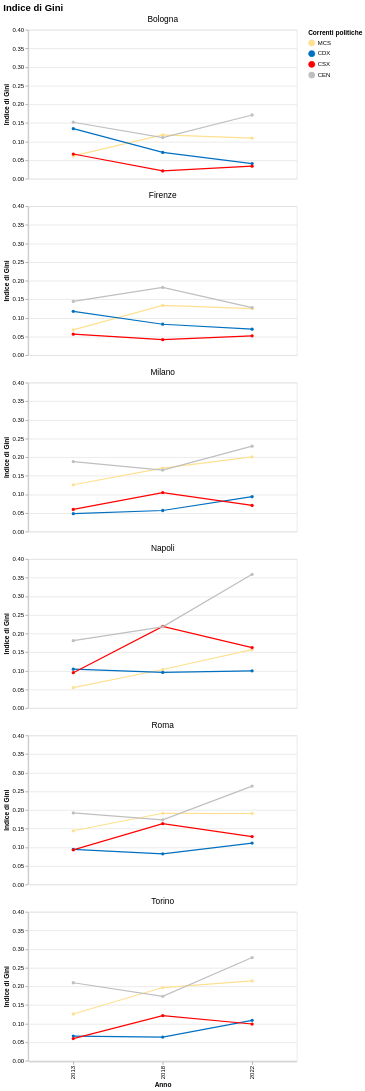

Write the Vega-Lite specification saved for this chart.
### Vega-Lite specification from a JSON file in a GitHub repository (floating-point values rounded to 4 significant figures)
{"usermeta": {"embedOptions": {"theme": "fivethirtyeight"}}, "config": {"view": {"continuousWidth": 300, "continuousHeight": 300}}, "data": {"name": "data-5954be214931589aa759032795000b8b"}, "facet": {"field": "CITY", "header": {"labelFontSize": 14}, "title": null, "type": "nominal"}, "spec": {"mark": {"type": "line", "point": true}, "encoding": {"color": {"field": "CORRENTE_LEGEND", "legend": {"labelExpr": "replace(datum.label, /^_/, '')"}, "scale": {"domain": ["MCS", "CDX", "CSX", "CEN"], "range": ["#fee090", "#0070C0", "#FF0000", "#BFBFBF"]}, "title": "Correnti politiche", "type": "nominal"}, "tooltip": [{"field": "CITY", "title": "Città", "type": "nominal"}, {"field": "YEAR", "title": "Anno", "type": "ordinal"}, {"field": "current_share_gini", "format": ".3f", "title": "Indice di Gini", "type": "quantitative"}], "x": {"field": "YEAR", "title": "Anno", "type": "ordinal"}, "y": {"field": "current_share_gini", "title": "Indice di Gini", "type": "quantitative"}}, "height": 250, "width": 450}, "columns": 1, "title": {"text": "Indice di Gini", "fontSize": 16}, "$schema": "https://vega.github.io/schema/vega-lite/v5.20.1.json", "datasets": {"data-5954be214931589aa759032795000b8b": [{"CITY": "Bologna", "YEAR": 2013, "current": "_MCS", "variable": "_MCS_share", "current_share_gini": 0.06139, "CORRENTE_LEGEND": "MCS"}, {"CITY": "Bologna", "YEAR": 2013, "current": "_CDX", "variable": "_CDX_share", "current_share_gini": 0.1346, "CORRENTE_LEGEND": "CDX"}, {"CITY": "Bologna", "YEAR": 2013, "current": "_CSX", "variable": "_CSX_share", "current_share_gini": 0.06653, "CORRENTE_LEGEND": "CSX"}, {"CITY": "Bologna", "YEAR": 2013, "current": "_CEN", "variable": "_CEN_share", "current_share_gini": 0.1519, "CORRENTE_LEGEND": "CEN"}, {"CITY": "Bologna", "YEAR": 2018, "current": "_MCS", "variable": "_MCS_share", "current_share_gini": 0.1177, "CORRENTE_LEGEND": "MCS"}, {"CITY": "Bologna", "YEAR": 2018, "current": "_CDX", "variable": "_CDX_share", "current_share_gini": 0.07075, "CORRENTE_LEGEND": "CDX"}, {"CITY": "Bologna", "YEAR": 2018, "current": "_CSX", "variable": "_CSX_share", "current_share_gini": 0.02112, "CORRENTE_LEGEND": "CSX"}, {"CITY": "Bologna", "YEAR": 2018, "current": "_CEN", "variable": "_CEN_share", "current_share_gini": 0.1106, "CORRENTE_LEGEND": "CEN"}, {"CITY": "Bologna", "YEAR": 2022, "current": "_MCS", "variable": "_MCS_share", "current_share_gini": 0.1093, "CORRENTE_LEGEND": "MCS"}, {"CITY": "Bologna", "YEAR": 2022, "current": "_CDX", "variable": "_CDX_share", "current_share_gini": 0.0408, "CORRENTE_LEGEND": "CDX"}, {"CITY": "Bologna", "YEAR": 2022, "current": "_CSX", "variable": "_CSX_share", "current_share_gini": 0.03379, "CORRENTE_LEGEND": "CSX"}, {"CITY": "Bologna", "YEAR": 2022, "current": "_CEN", "variable": "_CEN_share", "current_share_gini": 0.1713, "CORRENTE_LEGEND": "CEN"}, {"CITY": "Firenze", "YEAR": 2013, "current": "_MCS", "variable": "_MCS_share", "current_share_gini": 0.06785, "CORRENTE_LEGEND": "MCS"}, {"CITY": "Firenze", "YEAR": 2013, "current": "_CDX", "variable": "_CDX_share", "current_share_gini": 0.1178, "CORRENTE_LEGEND": "CDX"}, {"CITY": "Firenze", "YEAR": 2013, "current": "_CSX", "variable": "_CSX_share", "current_share_gini": 0.05649, "CORRENTE_LEGEND": "CSX"}, {"CITY": "Firenze", "YEAR": 2013, "current": "_CEN", "variable": "_CEN_share", "current_share_gini": 0.1444, "CORRENTE_LEGEND": "CEN"}, {"CITY": "Firenze", "YEAR": 2018, "current": "_MCS", "variable": "_MCS_share", "current_share_gini": 0.1337, "CORRENTE_LEGEND": "MCS"}, {"CITY": "Firenze", "YEAR": 2018, "current": "_CDX", "variable": "_CDX_share", "current_share_gini": 0.0832, "CORRENTE_LEGEND": "CDX"}, {"CITY": "Firenze", "YEAR": 2018, "current": "_CSX", "variable": "_CSX_share", "current_share_gini": 0.04162, "CORRENTE_LEGEND": "CSX"}, {"CITY": "Firenze", "YEAR": 2018, "current": "_CEN", "variable": "_CEN_share", "current_share_gini": 0.1819, "CORRENTE_LEGEND": "CEN"}, {"CITY": "Firenze", "YEAR": 2022, "current": "_MCS", "variable": "_MCS_share", "current_share_gini": 0.1248, "CORRENTE_LEGEND": "MCS"}, {"CITY": "Firenze", "YEAR": 2022, "current": "_CDX", "variable": "_CDX_share", "current_share_gini": 0.06993, "CORRENTE_LEGEND": "CDX"}, {"CITY": "Firenze", "YEAR": 2022, "current": "_CSX", "variable": "_CSX_share", "current_share_gini": 0.05194, "CORRENTE_LEGEND": "CSX"}, {"CITY": "Firenze", "YEAR": 2022, "current": "_CEN", "variable": "_CEN_share", "current_share_gini": 0.1279, "CORRENTE_LEGEND": "CEN"}, {"CITY": "Milano", "YEAR": 2013, "current": "_MCS", "variable": "_MCS_share", "current_share_gini": 0.1258, "CORRENTE_LEGEND": "MCS"}, {"CITY": "Milano", "YEAR": 2013, "current": "_CDX", "variable": "_CDX_share", "current_share_gini": 0.04816, "CORRENTE_LEGEND": "CDX"}, {"CITY": "Milano", "YEAR": 2013, "current": "_CSX", "variable": "_CSX_share", "current_share_gini": 0.05968, "CORRENTE_LEGEND": "CSX"}, {"CITY": "Milano", "YEAR": 2013, "current": "_CEN", "variable": "_CEN_share", "current_share_gini": 0.1881, "CORRENTE_LEGEND": "CEN"}, {"CITY": "Milano", "YEAR": 2018, "current": "_MCS", "variable": "_MCS_share", "current_share_gini": 0.1703, "CORRENTE_LEGEND": "MCS"}, {"CITY": "Milano", "YEAR": 2018, "current": "_CDX", "variable": "_CDX_share", "current_share_gini": 0.05674, "CORRENTE_LEGEND": "CDX"}, {"CITY": "Milano", "YEAR": 2018, "current": "_CSX", "variable": "_CSX_share", "current_share_gini": 0.1048, "CORRENTE_LEGEND": "CSX"}, {"CITY": "Milano", "YEAR": 2018, "current": "_CEN", "variable": "_CEN_share", "current_share_gini": 0.1652, "CORRENTE_LEGEND": "CEN"}, {"CITY": "Milano", "YEAR": 2022, "current": "_MCS", "variable": "_MCS_share", "current_share_gini": 0.2006, "CORRENTE_LEGEND": "MCS"}, {"CITY": "Milano", "YEAR": 2022, "current": "_CDX", "variable": "_CDX_share", "current_share_gini": 0.09396, "CORRENTE_LEGEND": "CDX"}, {"CITY": "Milano", "YEAR": 2022, "current": "_CSX", "variable": "_CSX_share", "current_share_gini": 0.07047, "CORRENTE_LEGEND": "CSX"}, {"CITY": "Milano", "YEAR": 2022, "current": "_CEN", "variable": "_CEN_share", "current_share_gini": 0.2294, "CORRENTE_LEGEND": "CEN"}, {"CITY": "Napoli", "YEAR": 2013, "current": "_MCS", "variable": "_MCS_share", "current_share_gini": 0.05475, "CORRENTE_LEGEND": "MCS"}, {"CITY": "Napoli", "YEAR": 2013, "current": "_CDX", "variable": "_CDX_share", "current_share_gini": 0.1043, "CORRENTE_LEGEND": "CDX"}, {"CITY": "Napoli", "YEAR": 2013, "current": "_CSX", "variable": "_CSX_share", "current_share_gini": 0.09481, "CORRENTE_LEGEND": "CSX"}, {"CITY": "Napoli", "YEAR": 2013, "current": "_CEN", "variable": "_CEN_share", "current_share_gini": 0.1809, "CORRENTE_LEGEND": "CEN"}, {"CITY": "Napoli", "YEAR": 2018, "current": "_MCS", "variable": "_MCS_share", "current_share_gini": 0.1034, "CORRENTE_LEGEND": "MCS"}, {"CITY": "Napoli", "YEAR": 2018, "current": "_CDX", "variable": "_CDX_share", "current_share_gini": 0.09576, "CORRENTE_LEGEND": "CDX"}, {"CITY": "Napoli", "YEAR": 2018, "current": "_CSX", "variable": "_CSX_share", "current_share_gini": 0.219, "CORRENTE_LEGEND": "CSX"}, {"CITY": "Napoli", "YEAR": 2018, "current": "_CEN", "variable": "_CEN_share", "current_share_gini": 0.218, "CORRENTE_LEGEND": "CEN"}, {"CITY": "Napoli", "YEAR": 2022, "current": "_MCS", "variable": "_MCS_share", "current_share_gini": 0.1568, "CORRENTE_LEGEND": "MCS"}, {"CITY": "Napoli", "YEAR": 2022, "current": "_CDX", "variable": "_CDX_share", "current_share_gini": 0.09984, "CORRENTE_LEGEND": "CDX"}, {"CITY": "Napoli", "YEAR": 2022, "current": "_CSX", "variable": "_CSX_share", "current_share_gini": 0.1623, "CORRENTE_LEGEND": "CSX"}, {"CITY": "Napoli", "YEAR": 2022, "current": "_CEN", "variable": "_CEN_share", "current_share_gini": 0.3591, "CORRENTE_LEGEND": "CEN"}, {"CITY": "Roma", "YEAR": 2013, "current": "_MCS", "variable": "_MCS_share", "current_share_gini": 0.1441, "CORRENTE_LEGEND": "MCS"}, {"CITY": "Roma", "YEAR": 2013, "current": "_CDX", "variable": "_CDX_share", "current_share_gini": 0.09415, "CORRENTE_LEGEND": "CDX"}, {"CITY": "Roma", "YEAR": 2013, "current": "_CSX", "variable": "_CSX_share", "current_share_gini": 0.09298, "CORRENTE_LEGEND": "CSX"}, {"CITY": "Roma", "YEAR": 2013, "current": "_CEN", "variable": "_CEN_share", "current_share_gini": 0.192, "CORRENTE_LEGEND": "CEN"}, {"CITY": "Roma", "YEAR": 2018, "current": "_MCS", "variable": "_MCS_share", "current_share_gini": 0.1911, "CORRENTE_LEGEND": "MCS"}, {"CITY": "Roma", "YEAR": 2018, "current": "_CDX", "variable": "_CDX_share", "current_share_gini": 0.08212, "CORRENTE_LEGEND": "CDX"}, {"CITY": "Roma", "YEAR": 2018, "current": "_CSX", "variable": "_CSX_share", "current_share_gini": 0.1632, "CORRENTE_LEGEND": "CSX"}, {"CITY": "Roma", "YEAR": 2018, "current": "_CEN", "variable": "_CEN_share", "current_share_gini": 0.1735, "CORRENTE_LEGEND": "CEN"}, {"CITY": "Roma", "YEAR": 2022, "current": "_MCS", "variable": "_MCS_share", "current_share_gini": 0.1906, "CORRENTE_LEGEND": "MCS"}, {"CITY": "Roma", "YEAR": 2022, "current": "_CDX", "variable": "_CDX_share", "current_share_gini": 0.1112, "CORRENTE_LEGEND": "CDX"}, {"CITY": "Roma", "YEAR": 2022, "current": "_CSX", "variable": "_CSX_share", "current_share_gini": 0.1285, "CORRENTE_LEGEND": "CSX"}, {"CITY": "Roma", "YEAR": 2022, "current": "_CEN", "variable": "_CEN_share", "current_share_gini": 0.2641, "CORRENTE_LEGEND": "CEN"}, {"CITY": "Torino", "YEAR": 2013, "current": "_MCS", "variable": "_MCS_share", "current_share_gini": 0.1259, "CORRENTE_LEGEND": "MCS"}, {"CITY": "Torino", "YEAR": 2013, "current": "_CDX", "variable": "_CDX_share", "current_share_gini": 0.06648, "CORRENTE_LEGEND": "CDX"}, {"CITY": "Torino", "YEAR": 2013, "current": "_CSX", "variable": "_CSX_share", "current_share_gini": 0.05992, "CORRENTE_LEGEND": "CSX"}, {"CITY": "Torino", "YEAR": 2013, "current": "_CEN", "variable": "_CEN_share", "current_share_gini": 0.2097, "CORRENTE_LEGEND": "CEN"}, {"CITY": "Torino", "YEAR": 2018, "current": "_MCS", "variable": "_MCS_share", "current_share_gini": 0.1969, "CORRENTE_LEGEND": "MCS"}, {"CITY": "Torino", "YEAR": 2018, "current": "_CDX", "variable": "_CDX_share", "current_share_gini": 0.06385, "CORRENTE_LEGEND": "CDX"}, {"CITY": "Torino", "YEAR": 2018, "current": "_CSX", "variable": "_CSX_share", "current_share_gini": 0.1217, "CORRENTE_LEGEND": "CSX"}, {"CITY": "Torino", "YEAR": 2018, "current": "_CEN", "variable": "_CEN_share", "current_share_gini": 0.1733, "CORRENTE_LEGEND": "CEN"}, {"CITY": "Torino", "YEAR": 2022, "current": "_MCS", "variable": "_MCS_share", "current_share_gini": 0.2145, "CORRENTE_LEGEND": "MCS"}, {"CITY": "Torino", "YEAR": 2022, "current": "_CDX", "variable": "_CDX_share", "current_share_gini": 0.1087, "CORRENTE_LEGEND": "CDX"}, {"CITY": "Torino", "YEAR": 2022, "current": "_CSX", "variable": "_CSX_share", "current_share_gini": 0.09893, "CORRENTE_LEGEND": "CSX"}, {"CITY": "Torino", "YEAR": 2022, "current": "_CEN", "variable": "_CEN_share", "current_share_gini": 0.2774, "CORRENTE_LEGEND": "CEN"}]}}
